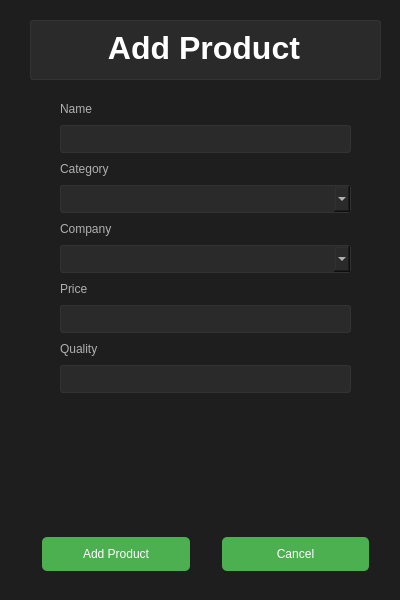
<?xml version="1.0" encoding="UTF-8"?>
<ui version="4.0">
 <class>addProduct</class>
 <widget class="QWidget" name="addProduct">
  <property name="geometry">
   <rect>
    <x>0</x>
    <y>0</y>
    <width>400</width>
    <height>600</height>
   </rect>
  </property>
  <property name="minimumSize">
   <size>
    <width>400</width>
    <height>600</height>
   </size>
  </property>
  <property name="maximumSize">
   <size>
    <width>400</width>
    <height>600</height>
   </size>
  </property>
  <property name="windowTitle">
   <string>Form</string>
  </property>
  <property name="styleSheet">
   <string notr="true">/* Estilo para el QMainWindow */
QMainWindow {
    background-color: #121212; /* Fondo principal */
    color: #FFFFFF; /* Texto principal */
}

/* Estilo para todos los QWidget */
QWidget {
    background-color: #1E1E1E; /* Fondo secundario */
    color: #FFFFFF; /* Texto principal */
}

/* Estilo para botones (QPushButton) */
QPushButton {
    background-color: #4CAF50; /* Color de fondo de botones */
    color: #FFFFFF; /* Texto en botones */
    border: none; /* Sin bordes */
    padding: 10px; /* Espaciado interno */
    border-radius: 5px; /* Bordes redondeados */
    min-width: 100px; /* Ancho mínimo */
}

/* Estilo para botones al pasar el ratón */
QPushButton:hover {
    background-color: #388E3C; /* Color de fondo al pasar el ratón */
}

/* Estilo para botones deshabilitados */
QPushButton:disabled {
    background-color: #555555; /* Color para botones deshabilitados */
    color: #B0B0B0; /* Texto deshabilitado */
}

/* Estilo para campos de texto (QLineEdit, QTextEdit) */
QLineEdit, QTextEdit {
    background-color: #2A2A2A; /* Fondo de campos de texto */
    color: #FFFFFF; /* Texto en campos de texto */
    border: 1px solid #333333; /* Borde del campo de texto */
    padding: 5px; /* Espaciado interno */
    border-radius: 3px; /* Bordes redondeados */
}

/* Estilo para QLabel */
QLabel {
    color: #B0B0B0; /* Texto secundario */
}

/* Estilo para las listas (QListWidget, QListView) */
QListWidget, QListView {
    background-color: #1E1E1E; /* Fondo de la lista */
    color: #FFFFFF; /* Texto en la lista */
    border: 1px solid #333333; /* Borde de la lista */
}

/* Estilo para elementos seleccionados en listas */
QListWidget::item:selected, QListView::item:selected {
    background-color: #4CAF50; /* Color de fondo del elemento seleccionado */
    color: #FFFFFF; /* Color del texto seleccionado */
}

/* Estilo para las barras de progreso (QProgressBar) */
QProgressBar {
    background-color: #2A2A2A; /* Fondo de la barra de progreso */
    border: 1px solid #333333; /* Borde de la barra de progreso */
    border-radius: 5px; /* Bordes redondeados */
}

QProgressBar::chunk {
    background-color: #4CAF50; /* Color de la parte llena de la barra de progreso */
}

/* Estilo para las ComboBox */
QComboBox {
    background-color: #2A2A2A; /* Fondo de ComboBox */
    color: #FFFFFF; /* Texto en ComboBox */
    border: 1px solid #333333; /* Borde de ComboBox */
    padding: 5px; /* Espaciado interno */
    border-radius: 3px; /* Bordes redondeados */
}

/* Estilo para el menú desplegable en ComboBox */
QComboBox QAbstractItemView {
    background-color: #1E1E1E; /* Fondo del menú desplegable */
    color: #FFFFFF; /* Texto en el menú desplegable */
}

/* Estilo para elementos seleccionados en ComboBox */
QComboBox QAbstractItemView::item:selected {
    background-color: #4CAF50; /* Color de fondo del elemento seleccionado */
    color: #FFFFFF; /* Color del texto seleccionado */
}

/* Estilo para las barras de estado (QStatusBar) */
QStatusBar {
    background-color: #1E1E1E; /* Fondo de la barra de estado */
    color: #B0B0B0; /* Texto en la barra de estado */
}

/* Estilo para cuadros de mensaje (QMessageBox) */
QMessageBox {
    background-color: #1E1E1E; /* Fondo de cuadros de mensaje */
    color: #FFFFFF; /* Texto en cuadros de mensaje */
}

/* Estilo para los iconos (QIcon) */
QPushButton::icon {
    padding-right: 5px; /* Espaciado entre el icono y el texto */
}

/* Estilo para tablas (QTableWidget, QTableView) */
QTableWidget, QTableView {
    background-color: #1E1E1E; /* Fondo de la tabla */
    color: #FFFFFF; /* Texto en la tabla */
    border: 1px solid #333333; /* Borde de la tabla */
}

QTableWidget::item:selected, QTableView::item:selected {
    background-color: #4CAF50; /* Color de fondo del elemento seleccionado en tabla */
    color: #FFFFFF; /* Color del texto seleccionado en tabla */
}

/* Estilo para los elementos de la tabla al pasar el ratón */
QTableWidget::item:hover, QTableView::item:hover {
    background-color: #333333; /* Color de fondo al pasar el ratón sobre un elemento de la tabla */
}

/* Estilo para los mensajes de error */
QErrorMessage {
    background-color: #F44336; /* Fondo de mensajes de error */
    color: #FFFFFF; /* Texto en mensajes de error */
}

/* Estilo para CheckBox */
QCheckBox {
    color: #FFFFFF; /* Texto en CheckBox */
}

QCheckBox::indicator:unchecked {
    background-color: #2A2A2A; /* Fondo del CheckBox no marcado */
    border: 1px solid #333333; /* Borde del CheckBox no marcado */
}

QCheckBox::indicator:checked {
    background-color: #4CAF50; /* Fondo del CheckBox marcado */
}

/* Estilo para RadioButton */
QRadioButton {
    color: #FFFFFF; /* Texto en RadioButton */
}

QRadioButton::indicator:unchecked {
    background-color: #2A2A2A; /* Fondo del RadioButton no marcado */
    border: 1px solid #333333; /* Borde del RadioButton no marcado */
}

QRadioButton::indicator:checked {
    background-color: #4CAF50; /* Fondo del RadioButton marcado */
}
</string>
  </property>
  <widget class="QWidget" name="verticalLayoutWidget">
   <property name="geometry">
    <rect>
     <x>30</x>
     <y>20</y>
     <width>351</width>
     <height>551</height>
    </rect>
   </property>
   <layout class="QVBoxLayout" name="centerLayout">
    <item>
     <widget class="QTextBrowser" name="formTitle">
      <property name="minimumSize">
       <size>
        <width>200</width>
        <height>50</height>
       </size>
      </property>
      <property name="maximumSize">
       <size>
        <width>500</width>
        <height>60</height>
       </size>
      </property>
      <property name="html">
       <string>&lt;!DOCTYPE HTML PUBLIC &quot;-//W3C//DTD HTML 4.0//EN&quot; &quot;http://www.w3.org/TR/REC-html40/strict.dtd&quot;&gt;
&lt;html&gt;&lt;head&gt;&lt;meta name=&quot;qrichtext&quot; content=&quot;1&quot; /&gt;&lt;title&gt;Add Product&lt;/title&gt;&lt;style type=&quot;text/css&quot;&gt;
p, li { white-space: pre-wrap; }
&lt;/style&gt;&lt;/head&gt;&lt;body style=&quot; font-family:'MS Shell Dlg 2'; font-size:8.25pt; font-weight:400; font-style:normal;&quot;&gt;
&lt;p align=&quot;center&quot; style=&quot; margin-top:20px; margin-bottom:20px; margin-left:0px; margin-right:0px; -qt-block-indent:0; text-indent:0px;&quot;&gt;&lt;span style=&quot; font-family:'MS Shell Dlg 2,sans-serif'; font-size:24pt; font-weight:600; color:#ffffff;&quot;&gt;Add Product&lt;/span&gt;&lt;span style=&quot; font-family:'MS Shell Dlg 2,sans-serif'; font-size:8pt; color:#ffffff;&quot;&gt; &lt;/span&gt;&lt;/p&gt;&lt;/body&gt;&lt;/html&gt;</string>
      </property>
     </widget>
    </item>
    <item>
     <layout class="QFormLayout" name="formLayout">
      <property name="fieldGrowthPolicy">
       <enum>QFormLayout::AllNonFixedFieldsGrow</enum>
      </property>
      <property name="rowWrapPolicy">
       <enum>QFormLayout::WrapAllRows</enum>
      </property>
      <property name="labelAlignment">
       <set>Qt::AlignLeading|Qt::AlignLeft|Qt::AlignVCenter</set>
      </property>
      <property name="horizontalSpacing">
       <number>15</number>
      </property>
      <property name="verticalSpacing">
       <number>9</number>
      </property>
      <property name="leftMargin">
       <number>30</number>
      </property>
      <property name="topMargin">
       <number>16</number>
      </property>
      <property name="rightMargin">
       <number>30</number>
      </property>
      <property name="bottomMargin">
       <number>0</number>
      </property>
      <item row="2" column="0">
       <widget class="QLabel" name="nameLabel">
        <property name="text">
         <string>Name</string>
        </property>
       </widget>
      </item>
      <item row="2" column="1">
       <widget class="QLineEdit" name="nameInput"/>
      </item>
      <item row="3" column="0">
       <widget class="QLabel" name="categoryLabel">
        <property name="text">
         <string>Category</string>
        </property>
       </widget>
      </item>
      <item row="3" column="1">
       <widget class="QComboBox" name="categorySelect"/>
      </item>
      <item row="4" column="0">
       <widget class="QLabel" name="manufactureLabel">
        <property name="text">
         <string>Company</string>
        </property>
       </widget>
      </item>
      <item row="4" column="1">
       <widget class="QComboBox" name="companySelect"/>
      </item>
      <item row="5" column="0">
       <widget class="QLabel" name="priceLabel">
        <property name="text">
         <string>Price</string>
        </property>
       </widget>
      </item>
      <item row="5" column="1">
       <widget class="QLineEdit" name="priceInput"/>
      </item>
      <item row="6" column="0">
       <widget class="QLabel" name="quantityLabel">
        <property name="text">
         <string>Quality</string>
        </property>
       </widget>
      </item>
      <item row="6" column="1">
       <widget class="QLineEdit" name="quantityInput"/>
      </item>
     </layout>
    </item>
    <item>
     <layout class="QHBoxLayout" name="buttonsLayout">
      <property name="spacing">
       <number>32</number>
      </property>
      <property name="leftMargin">
       <number>12</number>
      </property>
      <property name="rightMargin">
       <number>12</number>
      </property>
      <item>
       <widget class="QPushButton" name="btnAdd">
        <property name="cursor">
         <cursorShape>PointingHandCursor</cursorShape>
        </property>
        <property name="text">
         <string>Add Product</string>
        </property>
       </widget>
      </item>
      <item>
       <widget class="QPushButton" name="btnCancel">
        <property name="cursor">
         <cursorShape>PointingHandCursor</cursorShape>
        </property>
        <property name="styleSheet">
         <string notr="true">QPushButton{
    background-color: #F44336; 
}

QPushButton#nombreBoton:hover {
    background-color: #D32F2F;  */
}


QPushButton#nombreBoton:disabled {
    background-color: #7E7E7E; 
    color: #B0B0B0;
}</string>
        </property>
        <property name="text">
         <string>Cancel</string>
        </property>
       </widget>
      </item>
     </layout>
    </item>
   </layout>
  </widget>
 </widget>
 <resources/>
 <connections/>
</ui>
